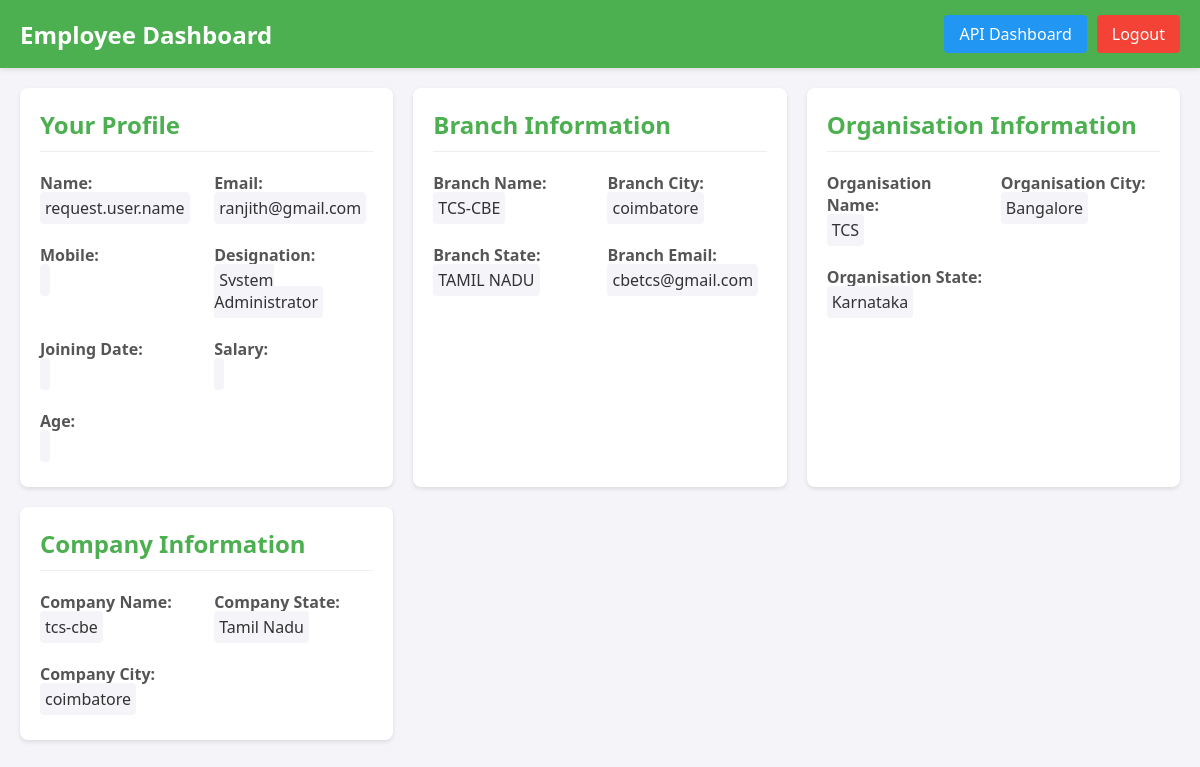
The app's page /api/home/ (signed in) with its own data.
### organisation/models.py (models this page shows, shortened)
class User(AbstractBaseUser, PermissionsMixin):
    email = models.EmailField(unique=True)
    name = models.CharField(max_length=255)
    is_active = models.BooleanField(default=True)
    is_staff = models.BooleanField(default=False)
    date_joined = models.DateTimeField(default=timezone.now)
    USERNAME_FIELD = 'email'
    REQUIRED_FIELDS = ['name']
    objects = UserManager()

class BaseModel(models.Model):
    is_active = models.BooleanField(default=True)
    is_delete = models.BooleanField(default=False)
    created_at = models.DateTimeField(auto_now_add=True)
    modified_at = models.DateTimeField(auto_now=True)
    created_by = models.ForeignKey(
        User,
        on_delete=models.SET_NULL,
        null=True,
        blank=True,
        related_name='%(class)s_created'
    )
    modified_by = models.ForeignKey(
        User,
        on_delete=models.SET_NULL,
        null=True,
        blank=True,
        related_name='%(class)s_modified'
    )
    class Meta:
        abstract = True

class Branch(BaseModel):
    name = models.CharField(max_length=255)
    mobile_number = models.CharField(max_length=20)
    email = models.EmailField(max_length=255, blank=True, null=True)
    city = models.CharField(max_length=100)
    state = models.CharField(max_length=100)
    address = models.TextField(blank=True, null=True)
    landmark = models.CharField(max_length=255, blank=True, null=True)
    pincode = models.CharField(max_length=20, blank=True, null=True)
    country = models.CharField(max_length=100, default='India')
    organisation = models.ForeignKey(
        Organisation,
        on_delete=models.CASCADE,
        related_name='branches'
    )
    admin = models.OneToOneField(
        User,
        on_delete=models.SET_NULL,
        null=True,
        blank=True,
        related_name='branch_admin_of'
    )

class Organisation(BaseModel):
    name = models.CharField(max_length=255)
    mobile_number = models.CharField(max_length=20)
    email = models.EmailField(max_length=255, blank=True, null=True)
    city = models.CharField(max_length=100)
    state = models.CharField(max_length=100)
    address = models.TextField(blank=True, null=True)
    landmark = models.CharField(max_length=255, blank=True, null=True)
    pincode = models.CharField(max_length=20, blank=True, null=True)
    country = models.CharField(max_length=100, default='India')
    superuser = models.OneToOneField(
        User,
        on_delete=models.SET_NULL,
        null=True,
        blank=True,
        related_name='organisation_superuser'
    )
    class Meta:
        permissions = [
            ('can_create_organisation', 'Can create organisation'),
        ]

class Company(BaseModel):
    name = models.CharField(max_length=255)
    mobile_number = models.CharField(max_length=20)
    email = models.EmailField(max_length=255, blank=True, null=True)
    city = models.CharField(max_length=100)
    state = models.CharField(max_length=100)
    address = models.TextField(blank=True, null=True)
    landmark = models.CharField(max_length=255, blank=True, null=True)
    pincode = models.CharField(max_length=20, blank=True, null=True)
    country = models.CharField(max_length=100, default='India')
    branch = models.OneToOneField(
        Branch,
        on_delete=models.CASCADE,
        related_name='company'
    )

### organisation/views/frontend_views.py (the view, shortened to what this page needs)
# urls.py: path('home/', employee_home, name='employee_home'),
@login_required
def employee_home(request):
    try:
        if request.user.is_superuser:
            from django.contrib.auth.models import User
            from ..models import Branch, Organisation, Company
            context = {
                'employee': {
                    'name': 'request.user.name',
                    'email': request.user.email,
                    'mobile_number': '',
                    'designation': 'System Administrator',
                    'joining_date': '',
                    'salary': '',
                    'age': ''
                },
                'branch': Branch.objects.first(),
                'organisation': Organisation.objects.first(),
                'company': Company.objects.first(),
                'is_branch_admin': request.user.employee_profile.is_branch_admin if hasattr(request.user, 'employee_profile') else False,
                'is_regular_employee': not (request.user.is_superuser or
                                    (hasattr(request.user, 'employee_profile') and
                                     request.user.employee_profile.is_branch_admin)),
                'is_superuser': request.user.is_superuser,
            }
            return render(request, 'employee_home.html', context)
        request.user.refresh_from_db()
        return render(request, 'employee_home.html', context)
    except Exception as e:
        logger.error(f"Error in employee_home: {str(e)}")
        logout(request)
        return redirect(reverse('employee_login'))

### organisation/templates/employee_home.html (shortened to what this page needs)
<!DOCTYPE html>
<html>
<head>
</head>
<body>
    <div class="header">
        <h1>Employee Dashboard</h1>
        <div class="header-buttons">
            <a href="/api/" class="btn btn-secondary">API Dashboard</a>
            <a href="{% url 'employee_logout' %}" class="btn btn-danger">Logout</a>
        </div>
    </div>
    <div class="container">
        <div class="dashboard-grid">
            <div class="card">
                <h2>Your Profile</h2>
                <div class="info-grid">
                    <div class="info-item">
                        <span class="info-label">Name:</span>
                        <span class="info-value">{{ employee.name }}</span>
                    </div>
                    <div class="info-item">
                        <span class="info-label">Email:</span>
                        <span class="info-value">{{ employee.email }}</span>
                    </div>
                    <div class="info-item">
                        <span class="info-label">Mobile:</span>
                        <span class="info-value">{{ employee.mobile_number }}</span>
                    </div>
                    <div class="info-item">
                        <span class="info-label">Designation:</span>
                        <span class="info-value">{{ employee.designation }}</span>
                    </div>
                    <div class="info-item">
                        <span class="info-label">Joining Date:</span>
                        <span class="info-value">{{ employee.joining_date }}</span>
                    </div>
                    <div class="info-item">
                        <span class="info-label">Salary:</span>
                        <span class="info-value">{{ employee.salary }}</span>
                    </div>
                    <div class="info-item">
                        <span class="info-label">Age:</span>
                        <span class="info-value">{{ employee.age }}</span>
                    </div>
                </div>
            </div>
            <div class="card">
                <h2>Branch Information</h2>
                <div class="info-grid">
                    <div class="info-item">
                        <span class="info-label">Branch Name:</span>
                        <span class="info-value">{{ branch.name }}</span>
                    </div>
                    <div class="info-item">
                        <span class="info-label">Branch City:</span>
                        <span class="info-value">{{ branch.city }}</span>
                    </div>
                    <div class="info-item">
                        <span class="info-label">Branch State:</span>
                        <span class="info-value">{{ branch.state }}</span>
                    </div>
                    <div class="info-item">
                        <span class="info-label">Branch Email:</span>
                        <span class="info-value">{{ branch.email }}</span>
                    </div>
                </div>
            </div>
            <div class="card">
                <h2>Organisation Information</h2>
                <div class="info-grid">
                    <div class="info-item">
                        <span class="info-label">Organisation Name:</span>
                        <span class="info-value">{{ organisation.name }}</span>
                    </div>
                    <div class="info-item">
                        <span class="info-label">Organisation City:</span>
                        <span class="info-value">{{ organisation.city }}</span>
                    </div>
                    <div class="info-item">
                        <span class="info-label">Organisation State:</span>
                        <span class="info-value">{{ organisation.state }}</span>
                    </div>
                </div>
            </div>
            <div class="card">
                <h2>Company Information</h2>
                <div class="info-grid">
                    <div class="info-item">
                        <span class="info-label">Company Name:</span>
                        <span class="info-value">{{ company.name }}</span>
                    </div>
                    <div class="info-item">
                        <span class="info-label">Company State:</span>
                        <span class="info-value">{{ company.state }}</span>
                    </div>
                    <div class="info-item">
                        <span class="info-label">Company City:</span>
                        <span class="info-value">{{ company.city }}</span>
                    </div>
                </div>
            </div>
        </div>
    </div>
</body>
</html>

### organisation/templates/employee_home.html (style rules this page uses)
:root { --primary-color: #4CAF50; --secondary-color: #2196F3; --danger-color: #f44336; --light-gray: #f4f4f9; --dark-gray: #333; --medium-gray: #555; }
body { font-family: 'Segoe UI', Tahoma, Geneva, Verdana, sans-serif; margin: 0; padding: 0; background-color: var(--light-gray); color: var(--dark-gray); }
.header { background-color: var(--primary-color); color: white; padding: 15px 20px; display: flex; justify-content: space-between; align-items: center; box-shadow: 0 2px 5px rgba(0,0,0,0.1); }
.header h1 { margin: 0; font-size: 1.5rem; }
.header-buttons { display: flex; gap: 10px; }
.btn { padding: 8px 15px; border: none; border-radius: 4px; cursor: pointer; font-weight: 500; text-decoration: none; display: inline-block; }
.btn-secondary { background-color: var(--secondary-color); color: white; }
.btn-danger { background-color: var(--danger-color); color: white; }
.container { max-width: 1200px; margin: 20px auto; padding: 0 20px; }
.dashboard-grid { display: grid; grid-template-columns: repeat(auto-fit, minmax(300px, 1fr)); gap: 20px; }
.card { background: white; border-radius: 8px; box-shadow: 0 2px 4px rgba(0,0,0,0.1); padding: 20px; }
.card h2 { color: var(--primary-color); margin-top: 0; padding-bottom: 10px; border-bottom: 1px solid #eee; }
.info-grid { display: grid; grid-template-columns: 1fr 1fr; gap: 15px; }
.info-item { margin-bottom: 10px; }
.info-label { font-weight: bold; color: var(--medium-gray); display: block; margin-bottom: 3px; }
.info-value { padding: 5px; background-color: var(--light-gray); border-radius: 4px; }

### records on screen
User: email "ranjith@gmail.com"
Branch: name "TCS-CBE", city "coimbatore", state "TAMIL NADU", email "cbetcs@gmail.com"
Organisation: name "TCS", city "Bangalore", state "Karnataka"
Company: name "tcs-cbe", state "Tamil Nadu", city "coimbatore"

### other values on screen
{{ employee.name }} "request.user.name"
{{ employee.designation }} "System Administrator"
